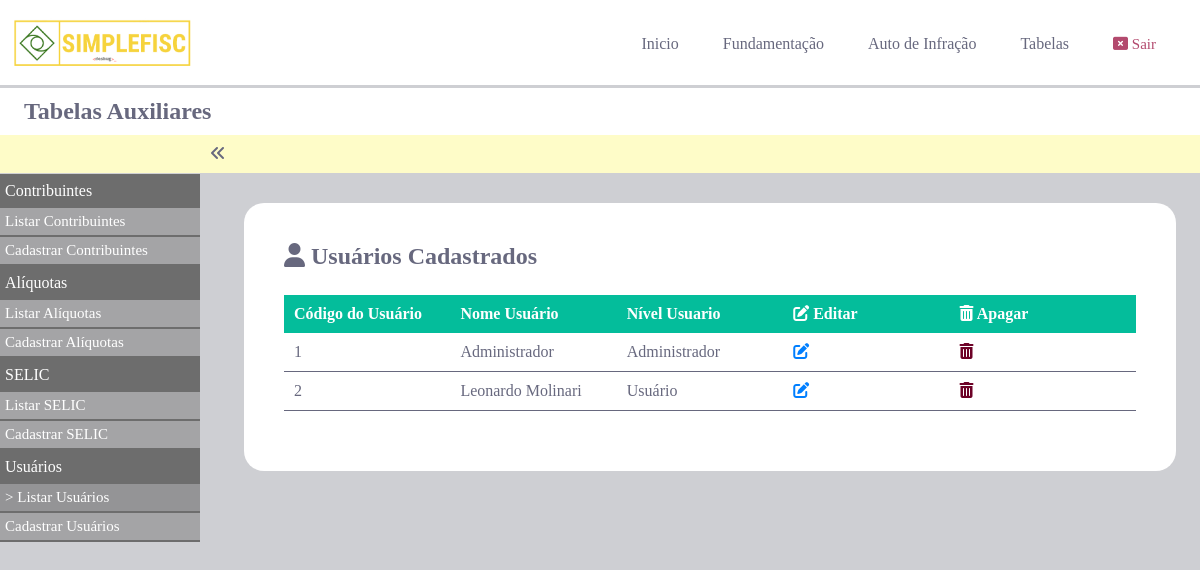
The page /tabela/list-usuarios (signed in) on the database its author committed.
### tables this page shows
CREATE TABLE `admin_usuarios` (
  `cod_usuario` int(10) UNSIGNED NOT NULL,
  `cod_cargo` int(10) UNSIGNED NOT NULL,
  `login_usuario` varchar(50) DEFAULT NULL,
  `nome` varchar(255) DEFAULT NULL,
  `senha` varchar(100) DEFAULT NULL,
  `email` varchar(255) NOT NULL
);

CREATE TABLE `admin_desc_cargo` (
  `cod_cargo` int(10) UNSIGNED NOT NULL,
  `desc_cargo` varchar(255) DEFAULT NULL,
  `flg_tipo_cargo` varchar(1) DEFAULT NULL
);

### classes/MySql.php (called while the page is built)
<?php
    class MySql{
        private static $pdo;
        public static function conectar(){
            if(self::$pdo == null){
                try{
                    self::$pdo = new PDO('mysql:host='.HOST.';dbname='.DATABASE,USER,PASSWORD,array(PDO::MYSQL_ATTR_INIT_COMMAND => "SET NAMES utf8"));
                    self::$pdo->setAttribute(PDO::ATTR_ERRMODE,PDO::ERRMODE_EXCEPTION);
                }catch(Exception $e){
                    echo '<div class="erro-login"><i class="fa fa-times"></i> Erro ao Conectar ao Banco de Dados </div>';
                }
            }
            return self::$pdo;
        }
    }
?>

### classes/Painel.php (called while the page is built, shortened)
<?php
    class Painel{
      public static function listarUsuarios(){
        $sql = MySql::conectar()->prepare("SELECT us.cod_usuario, us.nome, dc.desc_cargo FROM `admin_usuarios` us INNER JOIN `admin_desc_cargo` dc ON us.cod_cargo = dc.cod_cargo");
        $sql->execute();
        return $sql->fetchAll();
      }
    }
?>

### pages/sub-pages/list-usuarios.php (the view, shortened to what this page needs)
<?php
    $listUsuarios = Painel::listarUsuarios();
?>
<div class="content">
    <div class="box-tabela">
        <H2><i class="fa fa-user"></i> Usuários Cadastrados</H2>
        <div class="table-list">
            <div class="row-list">
                <div class="col-list">
                    <span>Código do Usuário</span>
                </div>
                <div class="col-list">
                    <span>Nome Usuário</span>
                </div>
                <div class="col-list">
                    <span>Nível Usuario</span>
                </div>
                <div class="col-list">
                    <i class="fa-solid fa-pen-to-square azul"></i><span> Editar</span>
                </div>
                <div class="col-list">
                    <i class="fa fa-trash-can"></i><span> Apagar</span>
                </div>
            </div>
            <?php
                foreach($listUsuarios as $key => $value){
            ?>
            <div class="row-list">
                <div class="col-list">
                    <span><?php echo $value['cod_usuario'] ?></span>
                </div>
                <div class="col-list">
                    <span><?php echo $value['nome'] ?></span>
                </div>
                <div class="col-list">
                    <span><?php echo $value['desc_cargo'] ?></span>
                </div>
                <div class="col-list">
                    <a href="<?php echo INCLUDE_PATH_TABLE ?>edit-usuario?cod_usuario=<?php echo $value['cod_usuario'] ?>"><i class="fa-solid fa-pen-to-square azul"></i></a>
                </div>
                <div class="col-list">
                    <i class="fa fa-trash-can vermelho"></i>
                </div>
            </div>
            <?php } ?>
        </div>
    </div>
</div>

### css/main.css (style rules this page uses)
* { margin: 0; padding: 0; box-sizing: border-box; }
body { background-color: var(--fundo); height: 100%; color: var(--roxo); }
a { cursor: pointer; }
:root { --fundo: #cecfd3; --roxo: #67687e; --azul:#007FFF; --verde: #04bd9b; --vermelho: #6d0227; --amarelo: #fefcc8; }
.azul { color: var(--azul); }
.vermelho { color: var(--vermelho); }
.content { width: calc(100% - 220px); float: right; }
.box-tabela { padding: 40px 40px; background-color: white; margin-left: auto; margin-right: auto; margin-top: 30px; border-radius: 20px; }
.box-tabela h2 { margin-bottom: 25px; }
.table-list { margin: 20px 0; }
.table-list .row-list:nth-of-type(1) i { color: white; cursor: default; }
.table-list .row-list:nth-of-type(1) { background-color: var(--verde); color: white !important; font-weight: bold; border: 0; }
.table-list .row-list { padding: 10px 10px; border-bottom: 1px solid var(--roxo); }
.col-list { float: left; width: 20%; }
.row-list i { cursor: pointer; }

### rows shown on the page
admin_usuarios: cod_usuario "1", nome "Administrador", cod_cargo.desc_cargo "Administrador"
admin_usuarios: cod_usuario "2", nome "Leonardo Molinari", cod_cargo.desc_cargo "Usuário"
